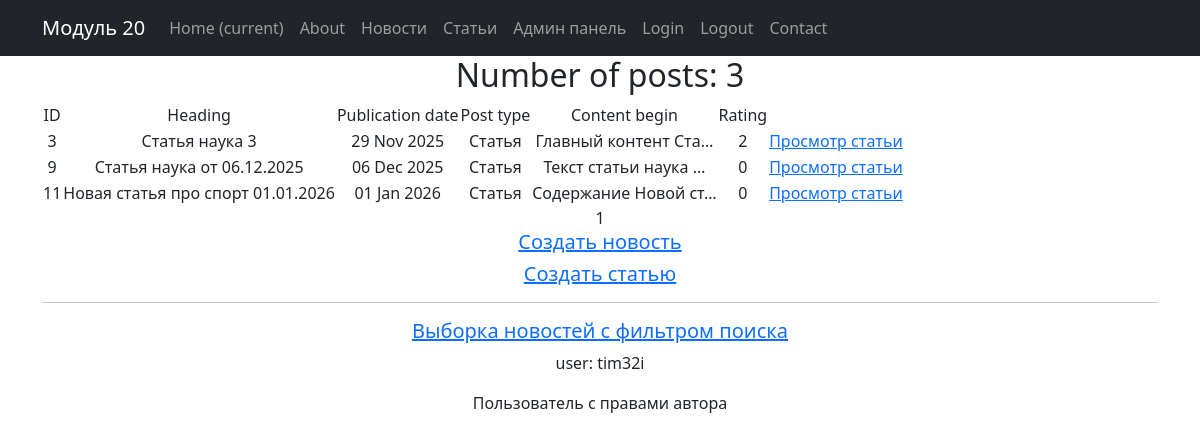
/articles/ (signed in), run on the app's committed database.
### app_NewsPortal_module20/models.py (models this page shows, shortened)
class Post(models.Model):
    TYPE_POST = [
        ('N', "Новости"),
        ('A', "Статья"),
    ]
    type_post = models.CharField(max_length=1, choices=TYPE_POST, default='A')
    time_create = models.DateTimeField(auto_now_add=True)
    post_title = models.CharField(max_length=255)
    post_content = models.TextField()
    post_rating = models.IntegerField(default=0)
    author = models.ForeignKey(Author, on_delete=models.CASCADE)
    post_category = models.ManyToManyField(Category, through='PostCategory')

### app_NewsPortal_module20/views.py (the view)
class ArticleListView(ListView):
    model = Post
    ordering = '-time_create'
    template_name = 'posts.html'
    context_object_name = 'posts'
    paginate_by = 10
    def get_queryset(self):
        return Post.objects.filter(type_post='A')

### templates/posts.html (shortened to what this page needs)
{% extends 'flatpages/default.html' %}
{% load custom_filters %}
{% load custom_tags %}
{% block content %}
<h2>Number of posts: {{posts|length}}</h2>
<table>
    <tr>
        <td>ID</td>
        <td>Heading</td>
        <td>Publication date</td>
        <td>Post type</td>
        <td>Content begin</td>
        <td>Rating</td>
    </tr>
    {% for post in posts %}
    <tr>
        <td>{{ post.pk  }}</td>
        <td>{{ post.post_title }}</td>
        <td>{{ post.time_create|date:'d M Y'}}</td>
        <td>{{ post.get_type_post_display }}</td>
        <td>{{ post.post_content|truncatechars:20|censor }}</td>
        <td>{{ post.post_rating }}</td>
        <td> <a href="/news/{{post.pk}}">
                 Просмотр {% if post.type_post == 'A' %}статьи{%else%}новости{% endif %}
             </a>
        </td>
    </tr>
    {% endfor %}
</table>
   {{ page_obj.number }}
    <h5>
        <a href="/news/create">Создать новость</a>
    </h5>
     <h5>
        <a href="/articles/create">Создать статью</a>
    </h5>
<hr>
<h5>
        <a href="/news/search">
            Выборка новостей с фильтром поиска
        </a>
</h5>
<p>
    user: {{ request.user }}
</p>
{% if not perms.app_NewsPortal_module20.add_post%}
    <p>
        <a href="/accounts/upgrade_to_author">Хочу быть автором</a>
    </p>
{% else %}
    <p>
        Пользователь с правами автора</a>
    </p>
{% endif %}
{% endblock content %}

### data on the page
Post: pk "3", post_title "Статья наука 3", time_create "29 Nov 2025", type_post "Статья", post_content|censor "Главный контент Ста…", post_rating "2", shows "статьи"
Post: pk "9", post_title "Статья наука от 06.12.2025", time_create "06 Dec 2025", type_post "Статья", post_content|censor "Текст статьи наука …", post_rating "0"
Post: pk "11", post_title "Новая статья про спорт 01.01.2026", time_create "01 Jan 2026", type_post "Статья", post_content|censor "Содержание Новой ст…", post_rating "0", shows "статьи"

### other printed values
{{ posts|length }} "3"
{{ page_obj.number }} "1"
{{ request.user }} "tim32i"
